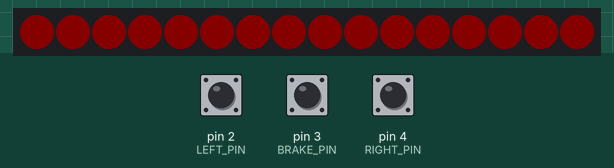
Recording of a sketch running on a simulated Arduino Uno, built with avr-gcc and run on an emulated ATmega328P. Shown: 16 RGB LEDs in strip order, left to right. The test bench sets the inputs (shaded band); at power-on: pin 2 (LEFT_PIN) HIGH, pin 4 (RIGHT_PIN) HIGH, pin 3 (BRAKE_PIN) HIGH. Dim RGB values are drawn brighter than linear.

Above: at 1.2 s.
1.3 s: pin 2 (LEFT_PIN) pulled LOW for 1 s
At 2.07 s:
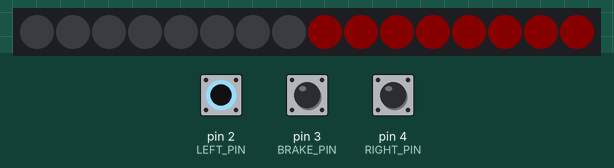
3.8 s: pin 4 (RIGHT_PIN) pulled LOW for 3.2 s
At 3.9 s:
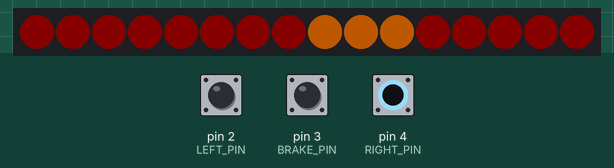
8.5 s: pin 3 (BRAKE_PIN) pulled LOW for 0.15 s
10.1 s: pin 2 (LEFT_PIN) pulled LOW for 1 s
At 10.18 s:
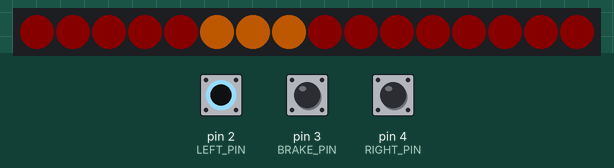
Timing chart, 0 to 13.1 s (numbered marks = the images above; inputs shaded):
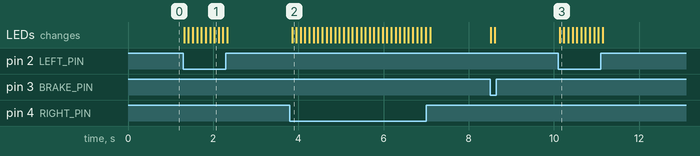

The sketch:

motorcycle_backlight_2.1.ino
```cpp
#include <Adafruit_NeoPixel.h>

#define LED_PIN     6
#define LED_COUNT   16
#define BRIGHTNESS  80

#define LEFT_PIN    2
#define BRAKE_PIN   3
#define RIGHT_PIN   4

Adafruit_NeoPixel strip(LED_COUNT, LED_PIN, NEO_GRB + NEO_KHZ800);

// Inputs
bool leftSignal = false;
bool rightSignal = false;
bool brakeSignal = false;
// Blinker state
unsigned long lastStepTime = 0;
int blinkerIndex = 0;
unsigned long blinkerSpeed = 100; // speed of stacking animation

// Brake flashing
bool brakeStarted = false;
unsigned long brakeStartTime = 0;

void setup() {
  pinMode(LEFT_PIN, INPUT_PULLUP);
  pinMode(BRAKE_PIN, INPUT_PULLUP);
  pinMode(RIGHT_PIN, INPUT_PULLUP);

  strip.begin();
  strip.setBrightness(BRIGHTNESS);
  strip.show();
}

void loop() {
  // Read input states (active low)
  leftSignal = digitalRead(LEFT_PIN) == LOW;
  brakeSignal = digitalRead(BRAKE_PIN) == LOW;
  rightSignal = digitalRead(RIGHT_PIN) == LOW;

  // Reset brake state
  if (!brakeSignal) {
    brakeStarted = false;
  }

  // Step 1: Set background dim red everywhere EXCEPT active blinker zones
  drawTailLight();

  // Step 2: Handle brake light
  if (brakeSignal) {
    brakeFull();
  }

  // Step 3: Handle indicators (stacking fill style)
  if (leftSignal) {
    runningLeftBlinker();
  }

  if (rightSignal) {
    runningRightBlinker();
  }

  // Step 4: Show updated strip
  strip.show();
  delay(blinkerSpeed);  // keep smooth animation
}

// --- Tail light dim red, skip active blinker zones ---
void drawTailLight() {
  uint32_t dimRed = strip.Color(30, 0, 0); // Dim red

  for (int i = 0; i < LED_COUNT; i++) {
    if ((leftSignal && i >= 0 && i < 8) || (rightSignal && i >= 8 && i < 16)) {
      continue; // Skip blinker zones when active
    }
    strip.setPixelColor(i, dimRed);
  }
}

// --- Brake: brighten only zones not occupied by blinkers ---
void brakeFull() {
  if (!brakeStarted) {
    brakeStarted = true;
    brakeStartTime = millis();
  }

  unsigned long elapsed = millis() - brakeStartTime;
  bool flash = (elapsed < 1000) ? ((elapsed / 100) % 2 == 0) : true;

  uint32_t brakeColor = flash ? strip.Color(255, 0, 0) : strip.Color(30, 0, 0); // full red or tail red

  if (leftSignal && !rightSignal) {
    for (int i = 8; i < 16; i++) {
      strip.setPixelColor(i, brakeColor);
    }
  } else if (rightSignal && !leftSignal) {
    for (int i = 0; i < 8; i++) {
      strip.setPixelColor(i, brakeColor);
    }
  } else {
    for (int i = 0; i < LED_COUNT; i++) {
      strip.setPixelColor(i, brakeColor);
    }
  }
}

// --- Left indicator stacking (LEDs 0–7) ---
void runningLeftBlinker() {
  unsigned long now = millis();
  if (now - lastStepTime >= blinkerSpeed) {
    for (int i = 0; i <= blinkerIndex; i++) {
      int led = 7 - i;
      if (led >= 0) {
        strip.setPixelColor(led, strip.Color(255, 120, 0)); // Amber
      }
    }

    blinkerIndex++;
    if (blinkerIndex >= 8) {
      blinkerIndex = 0;
      // Clear blinker zone for restart
      for (int i = 0; i < 8; i++) {
        strip.setPixelColor(i, 0); // Will be filled by tail light in next loop
      }
    }

    lastStepTime = now;
  }
}

// --- Right indicator stacking (LEDs 8–15) ---
void runningRightBlinker() {
  unsigned long now = millis();
  if (now - lastStepTime >= blinkerSpeed) {
    for (int i = 0; i <= blinkerIndex; i++) {
      int led = 8 + i;
      if (led < 16) {
        strip.setPixelColor(led, strip.Color(255, 120, 0)); // Amber
      }
    }

    blinkerIndex++;
    if (blinkerIndex >= 8) {
      blinkerIndex = 0;
      // Clear blinker zone for restart
      for (int i = 8; i < 16; i++) {
        strip.setPixelColor(i, 0); // Will be refilled by tail light in next loop
      }
    }

    lastStepTime = now;
  }
}
```

Measured:
- after the input at 1.3 s, the LEDs: first change at once (image 1 shows a later state)
- after the input at 3.8 s, the LEDs: change after 0.05 s (image 2)
- after the input at 10.1 s, the LEDs: change at once (image 3)
